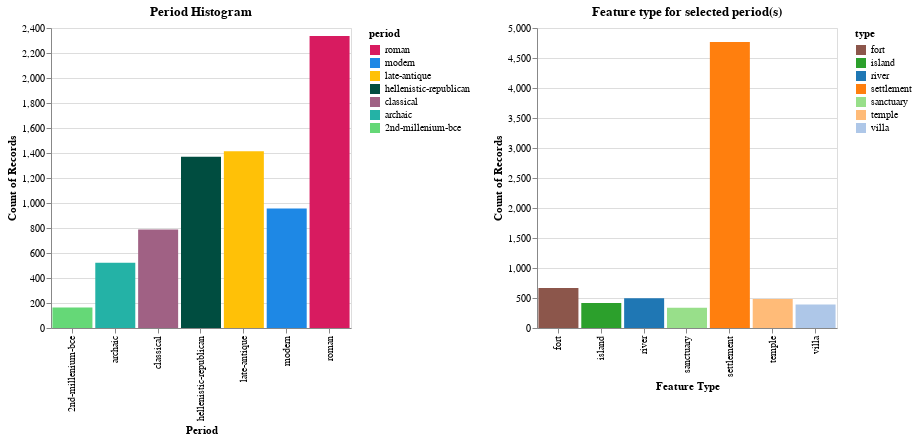

Here is the notebook cell this chart was saved with:
### Markdown cell above
![All Periods Gif](Material/FirstVisualization/MaxTypeGif.gif)

### Code cell
selection = alt.selection_multi(fields=['period'], bind='legend')

#period histogram
period_hist = alt.Chart(top7_df).mark_bar(size=40).encode(
    x = alt.X("period:N",title='Period'),
    y = alt.Y('count(period):Q'),
    color=alt.Color('period:N',scale=alt.Scale(
        domain=['roman', 'modern', 'late-antique', 'hellenistic-republican','classical', 'archaic', '2nd-millenium-bce'],
        range=['#D81B60', '#1E88E5' ,'#FFC107', '#004D40', '#A06184', '#24B2A6', '#65D877'])),
    opacity=alt.condition(selection, alt.OpacityValue(1), alt.OpacityValue(0.1)),
    tooltip=['count()']
).properties(
    title="Period Histogram",
    width=300).add_selection(
selection)

#type histogram
type_hist = alt.Chart(top7_df).mark_bar(size=40).encode(
    x = alt.X('type:N',title='Feature Type'),
    y = alt.Y('count(type):Q'),
    color=alt.Color('type:N', scale=alt.Scale(
        domain=['fort', 'island', 'river', 'settlement','sanctuary', 'temple', 'villa'],
        range=['#8c564b', '#2ca02c' ,'#1f77b4', '#ff7f0e', '#98df8a', '#ffbb78', '#aec7e8'])),
    tooltip=['count()']
).properties(
    title="Feature type for selected period(s)",
    width=300,
).transform_filter(
selection).interactive()

alt.hconcat(period_hist, type_hist).resolve_scale(
    color='independent'
)

### Figure 1 — Vega-Lite specification as saved in the notebook (floating-point values rounded to 4 significant figures; data arrays with more than 128 entries replaced by an {"elided": "..."} marker saying what was removed)
{"config": {"view": {"continuousWidth": 400, "continuousHeight": 300}}, "hconcat": [{"mark": {"type": "bar", "size": 40}, "encoding": {"color": {"type": "nominal", "field": "period", "scale": {"domain": ["roman", "modern", "late-antique", "hellenistic-republican", "classical", "archaic", "2nd-millenium-bce"], "range": ["#D81B60", "#1E88E5", "#FFC107", "#004D40", "#A06184", "#24B2A6", "#65D877"]}}, "opacity": {"condition": {"value": 1, "selection": "selector001"}, "value": 0.1}, "tooltip": [{"type": "quantitative", "aggregate": "count"}], "x": {"type": "nominal", "field": "period", "title": "Period"}, "y": {"type": "quantitative", "aggregate": "count", "field": "period"}}, "selection": {"selector001": {"type": "multi", "fields": ["period"], "bind": "legend"}}, "title": "Period Histogram", "width": 300}, {"mark": {"type": "bar", "size": 40}, "encoding": {"color": {"type": "nominal", "field": "type", "scale": {"domain": ["fort", "island", "river", "settlement", "sanctuary", "temple", "villa"], "range": ["#8c564b", "#2ca02c", "#1f77b4", "#ff7f0e", "#98df8a", "#ffbb78", "#aec7e8"]}}, "tooltip": [{"type": "quantitative", "aggregate": "count"}], "x": {"type": "nominal", "field": "type", "title": "Feature Type"}, "y": {"type": "quantitative", "aggregate": "count", "field": "type"}}, "selection": {"selector002": {"type": "interval", "bind": "scales", "encodings": ["x", "y"]}}, "title": "Feature type for selected period(s)", "transform": [{"filter": {"selection": "selector001"}}], "width": 300}], "data": {"name": "data-cee214a14e774dce4ecb559eddc78369"}, "resolve": {"scale": {"color": "independent"}}, "$schema": "https://vega.github.io/schema/vega-lite/v4.8.1.json", "datasets": {"data-cee214a14e774dce4ecb559eddc78369": {"elided": "7555 records"}}}
